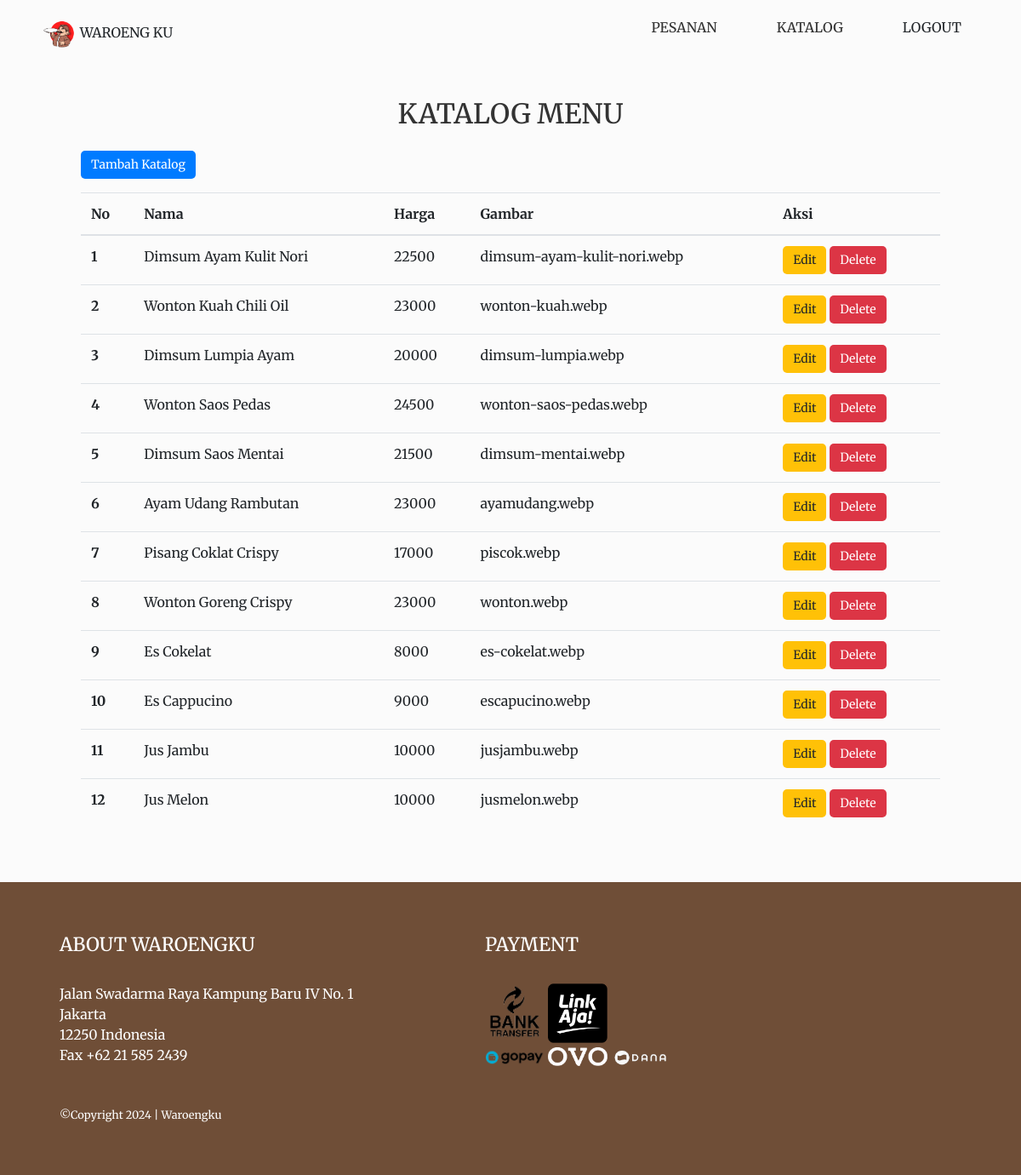
/auth-admin/katalog.php, run on the app's committed database.
### tables this page shows
CREATE TABLE `katalog` (
  `id` int NOT NULL,
  `katalog` varchar(255) NOT NULL,
  `harga` int NOT NULL,
  `gambar` varchar(255) NOT NULL
);

### auth-admin/katalog.php (the view, shortened to what this page needs)
<!DOCTYPE html>
<html>
<head>
	<link rel="stylesheet" href="https://cdnjs.cloudflare.com/ajax/libs/font-awesome/5.15.4/css/all.min.css">
	<link rel="stylesheet" href="https://maxcdn.bootstrapcdn.com/bootstrap/4.0.0/css/bootstrap.min.css">
  	<link rel="stylesheet" type="text/css" href="style.css">
</head>
<body>
	<div class="nav-container">
		<div class="wrapper">
			<nav>
				<div class="logo">
					<img style="width: 40px;" src="../images/logo.png">
					<span>WAROENG KU</span>
				</div>
				<ul class="menubar">
					<li>
						<a href="index.php">PESANAN</a>
					</li>
					<li>
						<a href="katalog.php">KATALOG</a>
					</li>
					<li>
						<form action="../logout.php" method="post">
		    				<button type="submit" style="all:unset;" name="logout">LOGOUT</button>
						</form>
					</li>
				</ul>
			</nav>
		</div>
	</div>
	<header><center><h1>KATALOG MENU</h1></center></header>
			<div class="col-md-12 mt-4 mb-5 ">
			    <div class="table-responsive tbl-pesanan">
				<a href="add_product.php" class="btn btn-primary mb-3">Tambah Katalog</a>
                <table class="table">
                  <thead>
                      <tr>
                          <th scope="col">No</th>
                          <th scope="col">Nama</th>
                          <th scope="col">Harga</th>
                          <th scope="col">Gambar</th>
                          <th scope="col">Aksi</th>
                      </tr>
                  </thead>
                  <tbody>
                  <?php
                  require_once '../config.php';
                  $query = "SELECT * FROM katalog";
                  $result = mysqli_query($conn, $query);
                  if ($result) {
                      $no = 1;
                      foreach ($result as $row) {
                      	?>
                      <tr>
                          <th scope="row"><?= $no++ ?></th>
						  <td><?= $row['katalog']; ?></td>
                          <td><?= $row['harga']; ?></td>
                          <td><?= $row['gambar']; ?></td>
	                       <td>
                                <a href="edit_product.php?id=<?= $row['id'] ?>" class="btn btn-warning">Edit</a>
                                <a href="delete_product.php?id=<?= $row['id'] ?>" class="btn btn-danger" onclick="return confirm('Apakah Anda yakin ingin menghapus produk ini?')">Delete</a>
                            </td>
                      </tr>
                  <?php
                      }
                  } else {
                      echo "<tr><td colspan='6'>Terjadi kesalahan dalam mengambil data dari database.</td></tr>";
                  }
                  ?>
                  </tbody>
              </table>
          </div>
        </div>
		<footer>
			<div class="abt">
				<h2>ABOUT WAROENGKU</h2><br>
				<p>Jalan Swadarma Raya Kampung Baru IV No. 1 Jakarta</p>
				<p>12250 Indonesia</p>
				<p>Fax +62 21 585 2439</p>
			</div>
				<div class="payment">
					<h2>PAYMENT</h2><br>
					<img src="../images/bank.png">
					<img src="../images/linkaja.png"><br>
					<img src="../images/gopay.png">
					<img src="../images/ovo.png">
					<img src="../images/dana.png">
				</div>
				<div class="coprig">
					<small>&copy;Copyright 2024 | Waroengku</small>
				</div>
		</footer>
</body>
</html>

### auth-admin/style.css (style rules this page uses)
* { box-sizing: border-box; margin: 0; }
body { scroll-behavior: smooth; font-family: "Merriweather", serif; background: #fbfbfb; overflow-x:hidden; }
.wrapper { margin: 0 auto; }
nav { display: flex; align-items: center; justify-content: space-between; padding: 20px 0; }
nav ul { display: flex; }
.logo { padding-left: 50px; }
.menubar li { list-style: none; margin-right: 70px; transition: transform .3s ease; }
.menubar li a { color: #333333; font-style: normal; font-weight: 500; font-size: 16px; line-height: 20px; font-variant: small-caps; font-feature-settings: 'liga' off; text-decoration: none; }
header h1,h1 { font-style: normal; font-weight: 500; font-size: 2rem; line-height: 116%; font-variant: small-caps; color: #333333; margin-top: 3%; }
h2 { font-size: 22px; color: white; }
.btn { border-radius: 5px; font-size: 14px; border: none; cursor: pointer; }
footer { display: grid; grid-template-columns: 400px 1fr 1fr; grid-template-rows: 50px; grid-gap: 100px; padding: 60px 70px; background-color:#6F4E37; color: #FEFEFE; }
footer p { margin-bottom: 0; }
footer img { display: inline-grid; }
.payment img { width: 70px; height: auto; }
.coprig { grid-column: 1/4; grid-row: 2; margin-top: 50px; }
.tbl-pesanan { padding: 0 5rem; }

### data on the page
katalog: katalog "Dimsum Ayam Kulit Nori", harga "22500", gambar "dimsum-ayam-kulit-nori.webp"
katalog: katalog "Wonton Kuah Chili Oil", harga "23000", gambar "wonton-kuah.webp"
katalog: katalog "Dimsum Lumpia Ayam", harga "20000", gambar "dimsum-lumpia.webp"
katalog: katalog "Wonton Saos Pedas", harga "24500", gambar "wonton-saos-pedas.webp"
katalog: katalog "Dimsum Saos Mentai", harga "21500", gambar "dimsum-mentai.webp"
katalog: katalog "Ayam Udang Rambutan", harga "23000", gambar "ayamudang.webp"
katalog: katalog "Pisang Coklat Crispy", harga "17000", gambar "piscok.webp"
katalog: katalog "Wonton Goreng Crispy", harga "23000", gambar "wonton.webp"
katalog: katalog "Es Cokelat", harga "8000", gambar "es-cokelat.webp"
katalog: katalog "Es Cappucino", harga "9000", gambar "escapucino.webp"
katalog: katalog "Jus Jambu", harga "10000", gambar "jusjambu.webp"
katalog: katalog "Jus Melon", harga "10000", gambar "jusmelon.webp"
